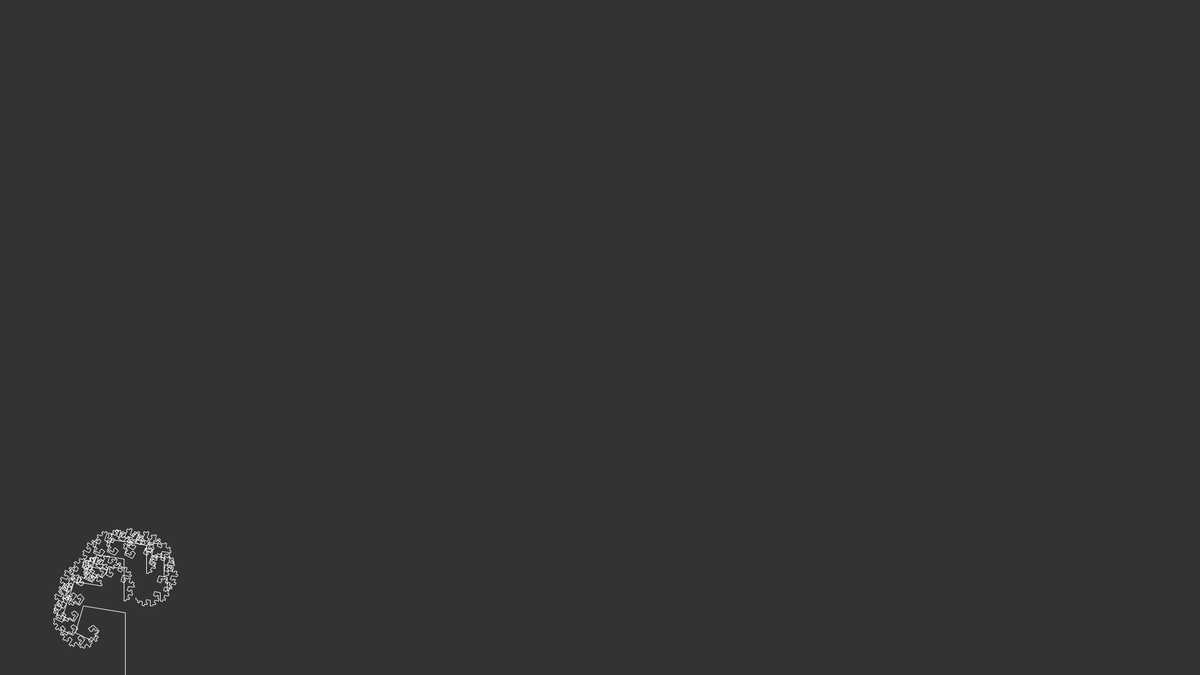
Frame 1 (no input)
Frame 60 (the mouse pressed at the canvas centre just before this capture): identical to frame 1, image omitted
Frame 120 (the mouse held since frame 60 and released just before this capture): identical to frame 1, image omitted

The Processing sketch that drew this single still picture (run headless with seeded random() and noise(); from frame 60 on, the mouse is pressed at the canvas centre):

// Processing sketch: sketch
// ── sketch.pde
float angle = 0;

void setup(){
  size(1920, 1080);
  
}

void branch(float len){
  line(0,0,0,-len);
  translate(0, -len);
   if (len > 4) {
    
    rotate(angle);
    branch(len * 0.67);
    
    rotate(-angle);
    branch(len * 0.67);
    
  }
}

void draw(){
  background(51);
  angle = 30.0;
  stroke(255);
  translate(200, height);
  branch(100);
}
